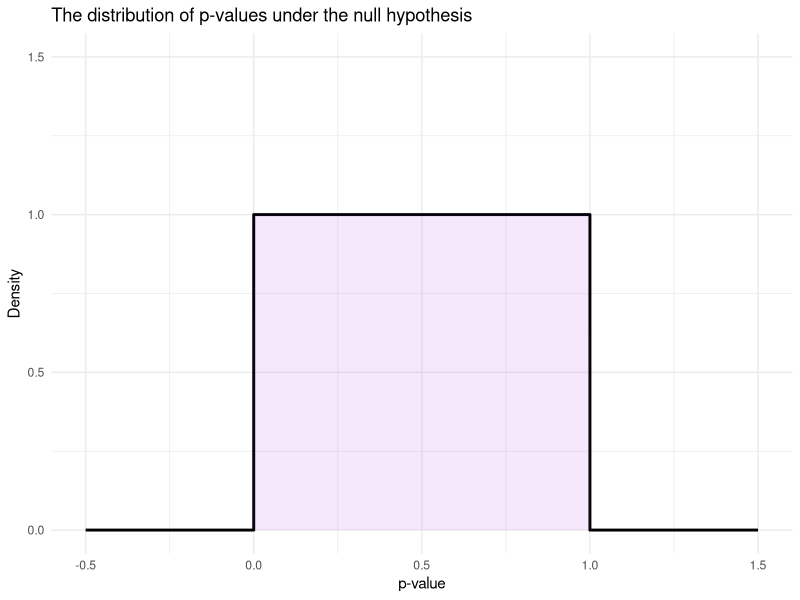
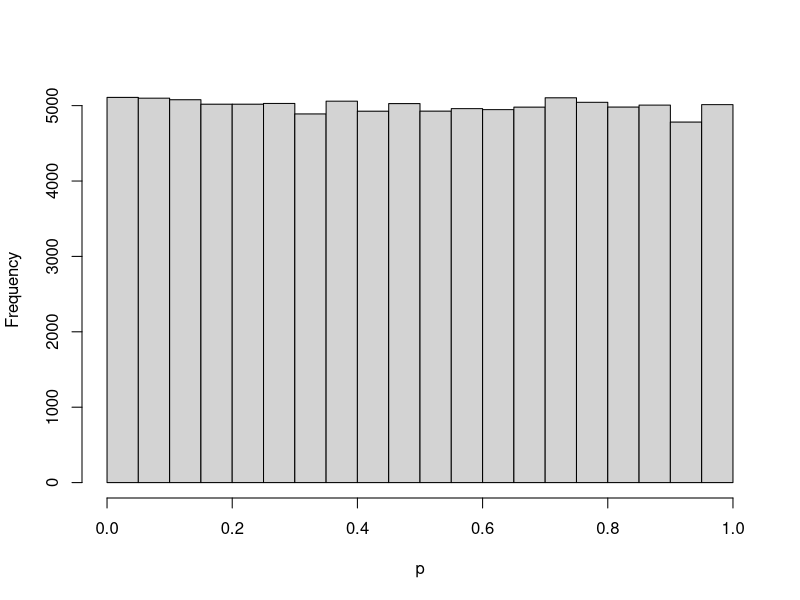
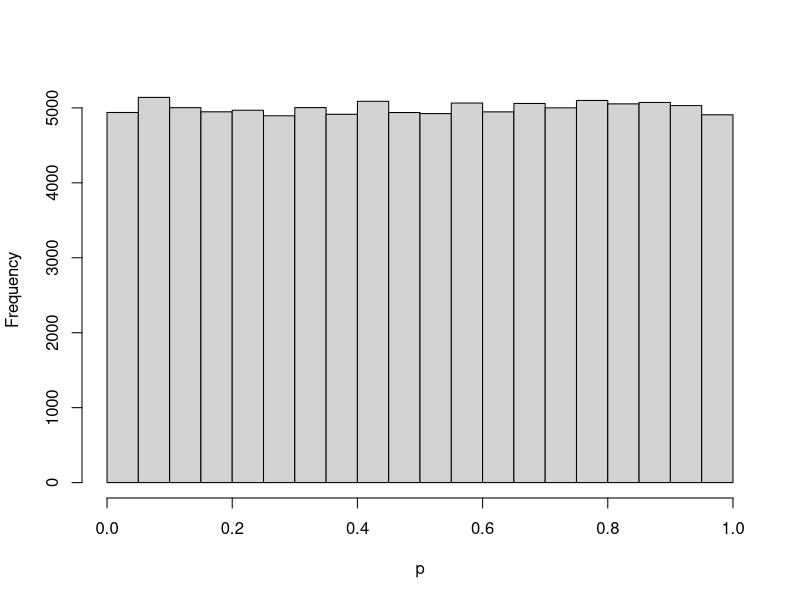

Source code (R) for these figures, in order:
## ---- chunk 1
# Load ggplot2
library(ggplot2)

# Create data points for the step function
data <- data.frame(x = c(-0.5, 0, 0, 1, 1, 1.5), y = c(0, 0, 1, 1, 0, 0))

# Plot the uniform distribution density function
ggplot(data, aes(x = x, y = y)) +
  geom_line(linewidth = 1) +
  geom_area(fill = "purple", alpha = 0.1) +
  labs(title = "The distribution of p-values under the null hypothesis") +
  theme_minimal() +
  ylim(0, 1.5) +
  labs(x = "p-value",
       y = "Density")
## ---- chunk 2
null_distro <- function() {
  x <- rnorm(100)
  y <- rnorm(100)
  t.test(x, y)$p.value
}
replicate(100000, null_distro()) |>
  hist(main = "", xlab = "p")
## ---- chunk 3
alt_distro <- function(diff) {
  x <- rnorm(100)
  y <- rnorm(100, diff)
  t.test(x, y)$p.value
}
replicate(100000, alt_distro(0)) |>
  hist(main = "", xlab = "p")
